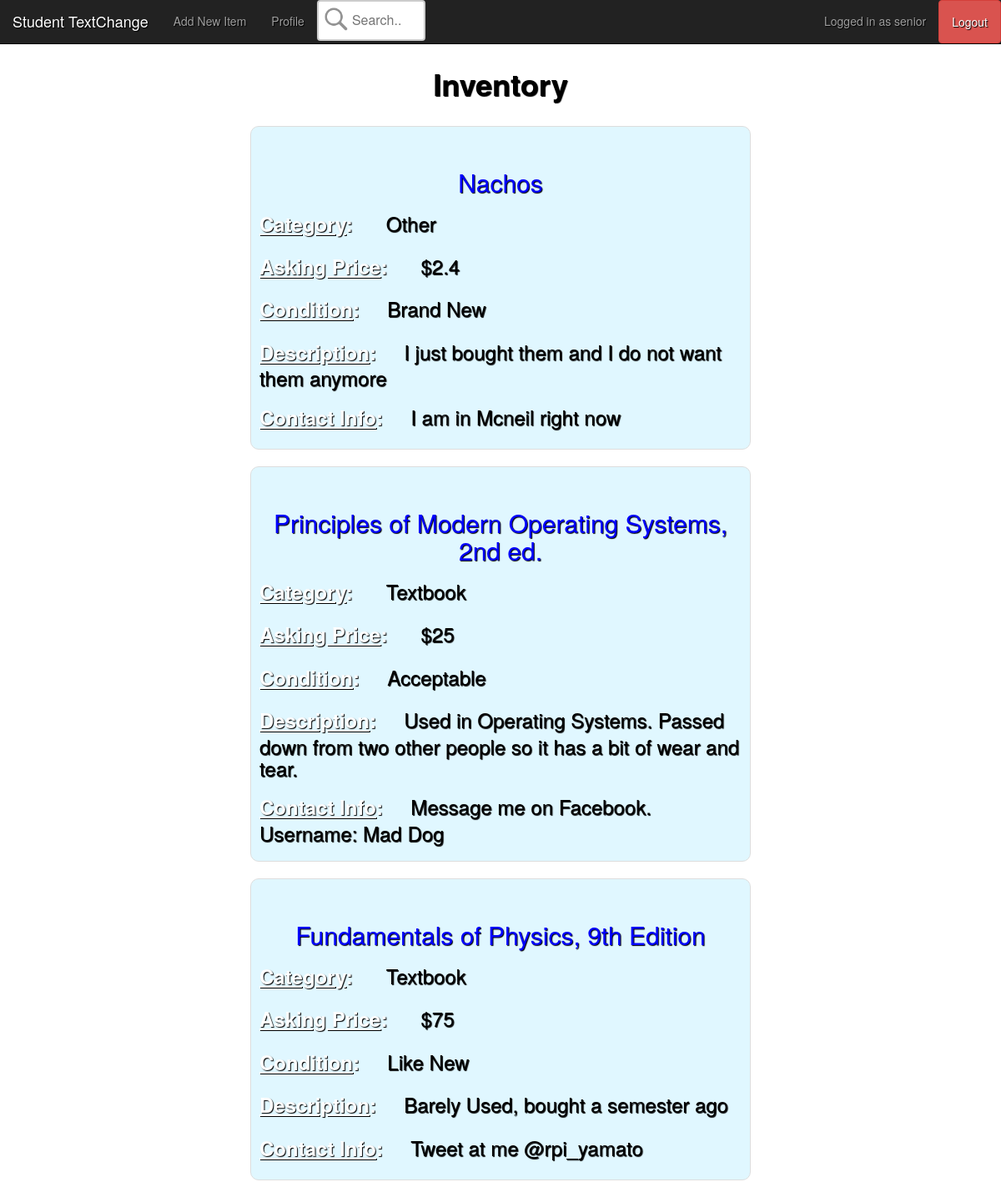
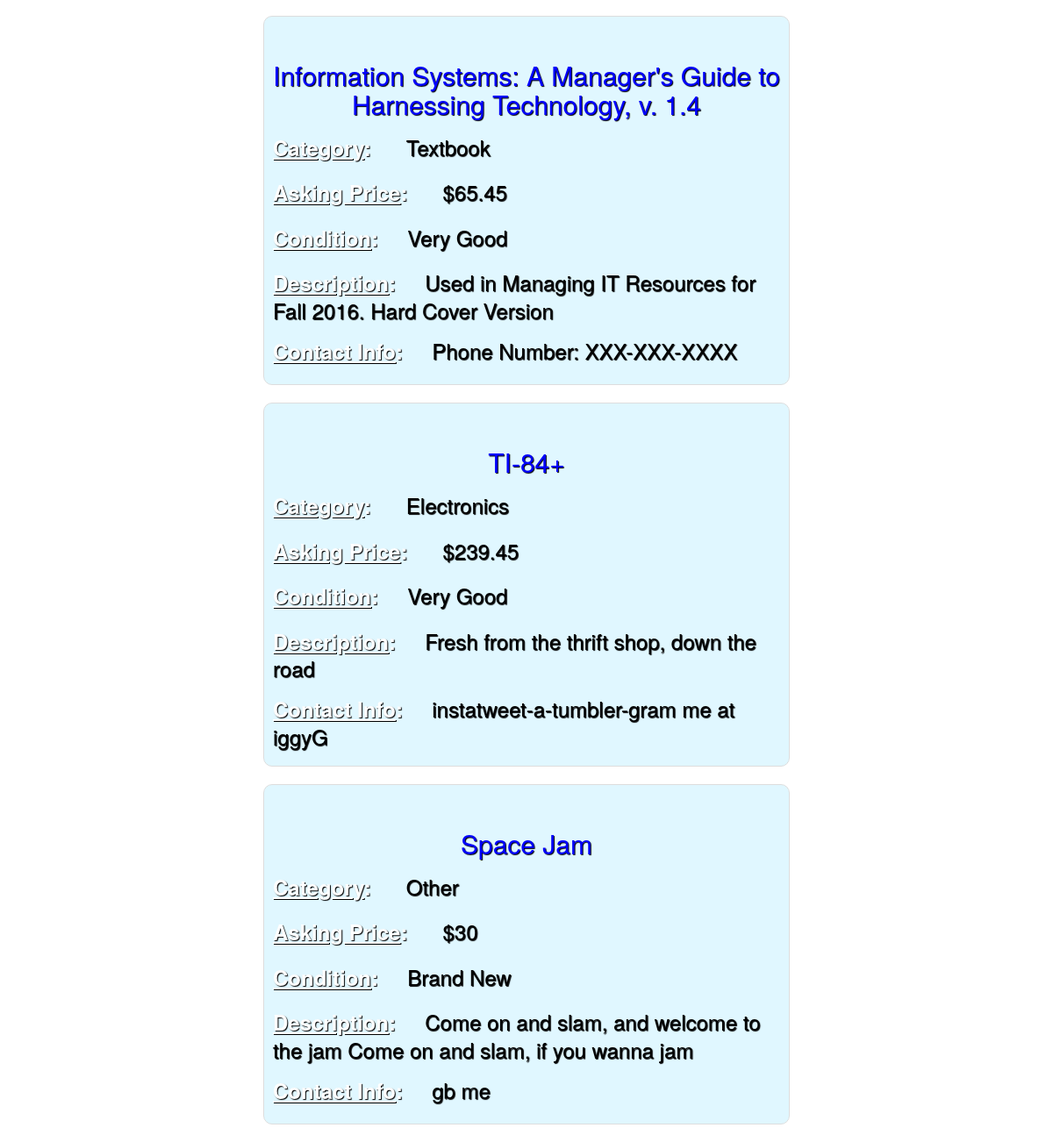
/inventory.php (signed in), run on the app's committed database (2 pictures, top to bottom).
### tables this page shows
CREATE TABLE `inventory` (
  `item_id` int(10) UNSIGNED NOT NULL,
  `item_name` varchar(100) DEFAULT NULL,
  `item_condition` varchar(20) DEFAULT NULL,
  `description` varchar(100) DEFAULT NULL,
  `price` float DEFAULT NULL,
  `category` varchar(20) DEFAULT NULL,
  `contact_info` varchar(100) DEFAULT NULL,
  `full_name` varchar(30) DEFAULT NULL,
  `username` varchar(20) NOT NULL,
  `date_added` datetime DEFAULT CURRENT_TIMESTAMP
);

### inventory.php (the view, shortened to what this page needs)
<!DOCTYPE html PUBLIC "-//W3C//DTD XHTML 1.0 Strict//EN" "http://www.w3.org/TR/xhtml1/DTD/xhtml1-strict.dtd">
<html xmlns="http://www.w3.org/1999/xhtml">
  <head>
    <link href="resources/mysite.css" rel="stylesheet" type="text/css"/>
	<link rel="stylesheet" href="https://maxcdn.bootstrapcdn.com/bootstrap/3.3.7/css/bootstrap.min.css">
	<?php
	include("config.php");
	$user_get = $_SESSION["login_user"];
	$searchTerm = '';
	?>
	<nav class="navbar navbar-inverse navbar-fixed-top">
	  <div class="container-fluid">
	    <div class="navbar-header">
	      <a class="navbar-brand" href="inventory.php">Student TextChange</a>
	    </div>
	    <ul class="nav navbar-nav navbar-left">
	      <li><a href="newItem.php">Add New Item</a></li>
	      <li><a href="profile.php">Profile</a></li>
	    </ul>
		<ul class="nav navbar-nav navbar-right">
	      <li><a href="profile.php">Logged in as <?php echo $user_get;?></a></li>
		  <li><a class="btn btn-danger" href="welcome.html" onclick="alert('You have successfully Logged out')"><font color="white">Logout</font></a></li>
	    </ul>
		<div class = "search_cent">
		  <form name="searchBox" target="" method="post">
			<input type="text" class="search" value="<?php echo $searchTerm;?>" name="searchIt" id="searchIt" placeholder="Search..">
		  </form>
		</div>
	  </div>
	</nav>
	<br><br><br>
  </head>
  <body>
    <div class="header">
      <h1><b>Inventory</b></h1>
    </div>
	<br>
    <fieldset>
      <div class="middle">
		<?php
		$money_symbol="$";
		$sql = "SELECT item_name, item_condition, description, price, category, contact_info FROM inventory ORDER BY date_added DESC";
		$result = mysqli_query($db,$sql);
		if ($result->num_rows > 0) {
			 while($row = $result->fetch_assoc()) {
				 ?> <div class = inventory_item> <?php
				 echo"<br><div class=\"title\"><h2>".$row["item_name"]."</h2></div>";
				 echo"<div class=\"subitem\"><h3><label><u>Category</u>: &nbsp;&nbsp;&nbsp;&nbsp;</label><font color=\"black\"> ";
				 echo $row["category"]."</font></h3></div>";
				 echo"<div class=\"subitem\">";
				 echo"<h3><label><u>Asking Price</u>: &nbsp;&nbsp;&nbsp;&nbsp;</label><font color=\"black\"> ";
				 echo"$money_symbol". $row["price"]."</font></h3>";
				 echo"</div>";
				 echo"<div class=\"subitem\"><h3><label><u>Condition</u>: &nbsp;&nbsp;&nbsp;&nbsp;</label><font color=\"black\">";
				 echo $row["item_condition"]."</font></h3></div>";
				 echo"<div class=\"subitem\"><h3><label><u>Description</u>: &nbsp;&nbsp;&nbsp;&nbsp;</label><font color=\"black\">";
				 echo $row["description"]."</font></h3></div>";
				 echo"<div class=\"subitem\"><h3><label><u>Contact Info</u>: &nbsp;&nbsp;&nbsp;&nbsp;</label><font color=\"black\">";
				 echo $row["contact_info"]."</font></h3></div>";
				 ?> </div><?php
			}
		} else {
			 echo "0 results";
		}
		?>
      </div>
    </fieldset>
  </body>
</html>

### resources/mysite.css (style rules this page uses)
body { font-family: "Times New Roman", Times, serif; background-image: url("http://www.rycorsoftware.com/SFimages/default-source/leaf-textbook-management-images/leaf-banner_tinypng.png?sfvrsn=2"); background-repeat: no-repeat; background-size: 1700px 845px; background-color: #551A8B; background-attachment: fixed; background-position: left top; text-shadow: 1px 1px 1px #000; position:relative; min-width:800px; display: block; color: blanchedalmond; }
.header { text-align: center; margin: auto; width: 50%; color: black; }
.middle { color: white; margin: auto; }
.inventory_item { max-width: 600px; margin: 2px; width: 100%; margin: 0 auto; border: 1px solid #ddd; border-radius: 10px; padding: 10px; background-color: rgba(41, 194, 255, 0.14); }
h3 { width: auto; }
.title { color:blue; }
h2 { text-align: center; }
input.search { width: 130px; margin-right: 20px auto; box-sizing: border-box; border: 2px solid #ccc; border-radius: 4px; font-size: 16px; background-color: white; background-image: url(../resources/search-icon-png.png); background-repeat: no-repeat; background-position: top left; background-size: 40px 40px; padding: 11px 20px 11px 40px; -webkit-transition: width 0.4s ease-in-out; transition: width 0.4s ease-in-out; }
.search_cent { margin: auto; margin-right:40px; }
* { -moz-box-sizing: border-box; -webkit-box-sizing: border-box; box-sizing: border-box; }

### data on the page
inventory: item_name "Nachos", category "Other", price "2.4", item_condition "Brand New", description "I just bought them and I do not want them anymore", contact_info "I am in Mcneil right now"
inventory: item_name "Principles of Modern Operating Systems, 2nd ed.", category "Textbook", price "25", item_condition "Acceptable", description "Used in Operating Systems. Passed down from two other people so it has a bit of wear and tear.", contact_info "Message me on Facebook. Username: Mad Dog"
inventory: item_name "Fundamentals of Physics, 9th Edition", category "Textbook", price "75", item_condition "Like New", description "Barely Used, bought a semester ago", contact_info "Tweet at me @rpi_yamato"
inventory: item_name "Information Systems: A Manager's Guide to Harnessing Technology, v. 1.4", category "Textbook", price "65.45", item_condition "Very Good", description "Used in Managing IT Resources for Fall 2016. Hard Cover Version", contact_info "Phone Number: XXX-XXX-XXXX"
inventory: item_name "TI-84+", category "Electronics", price "239.45", item_condition "Very Good", description "Fresh from the thrift shop, down the road", contact_info "instatweet-a-tumbler-gram me at iggyG"
inventory: item_name "Space Jam", category "Other", price "30", item_condition "Brand New", description "Come on and slam, and welcome to the jam Come on and slam, if you wanna jam", contact_info "gb me"

### other printed values
$user_get "senior"
